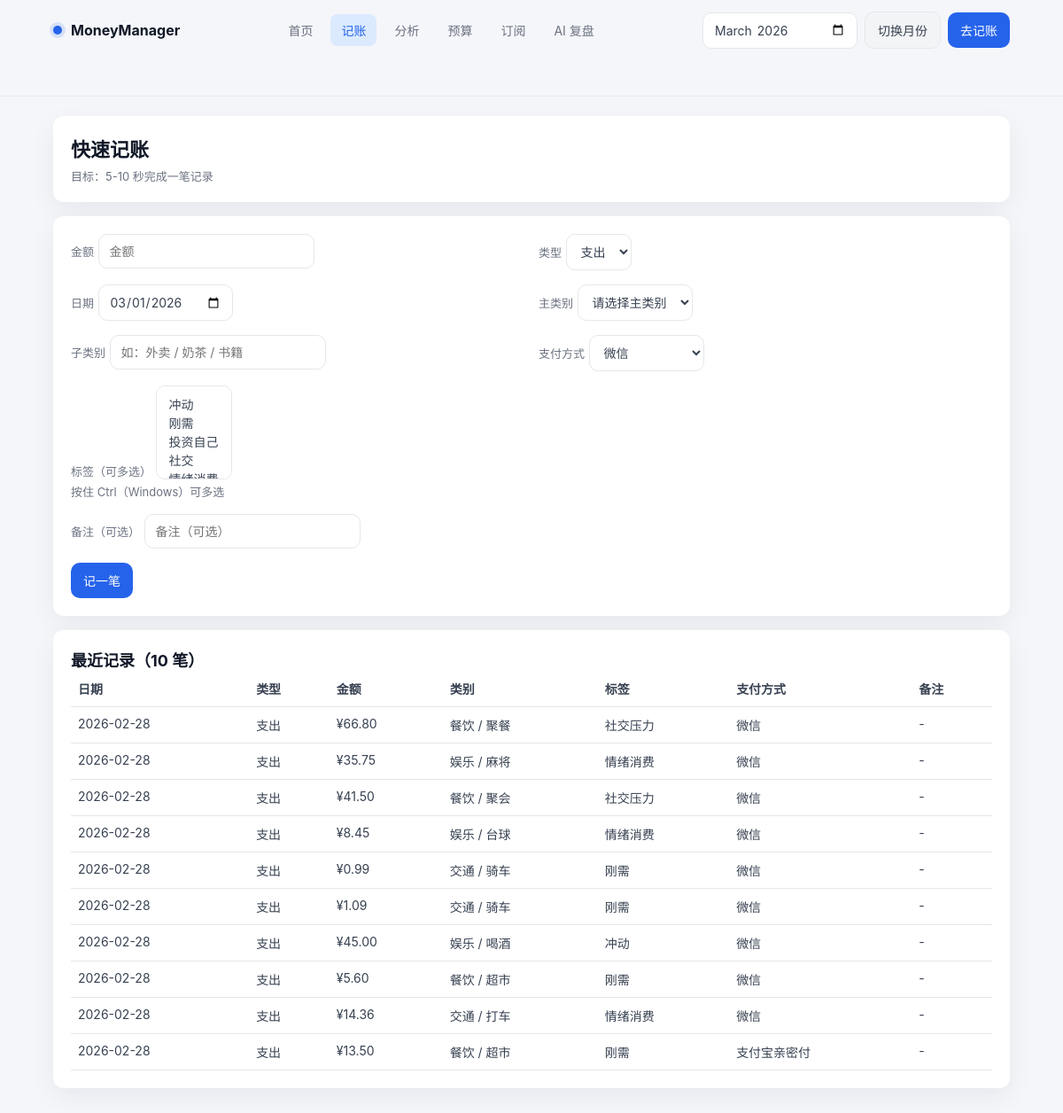
The app's page /add, older data.
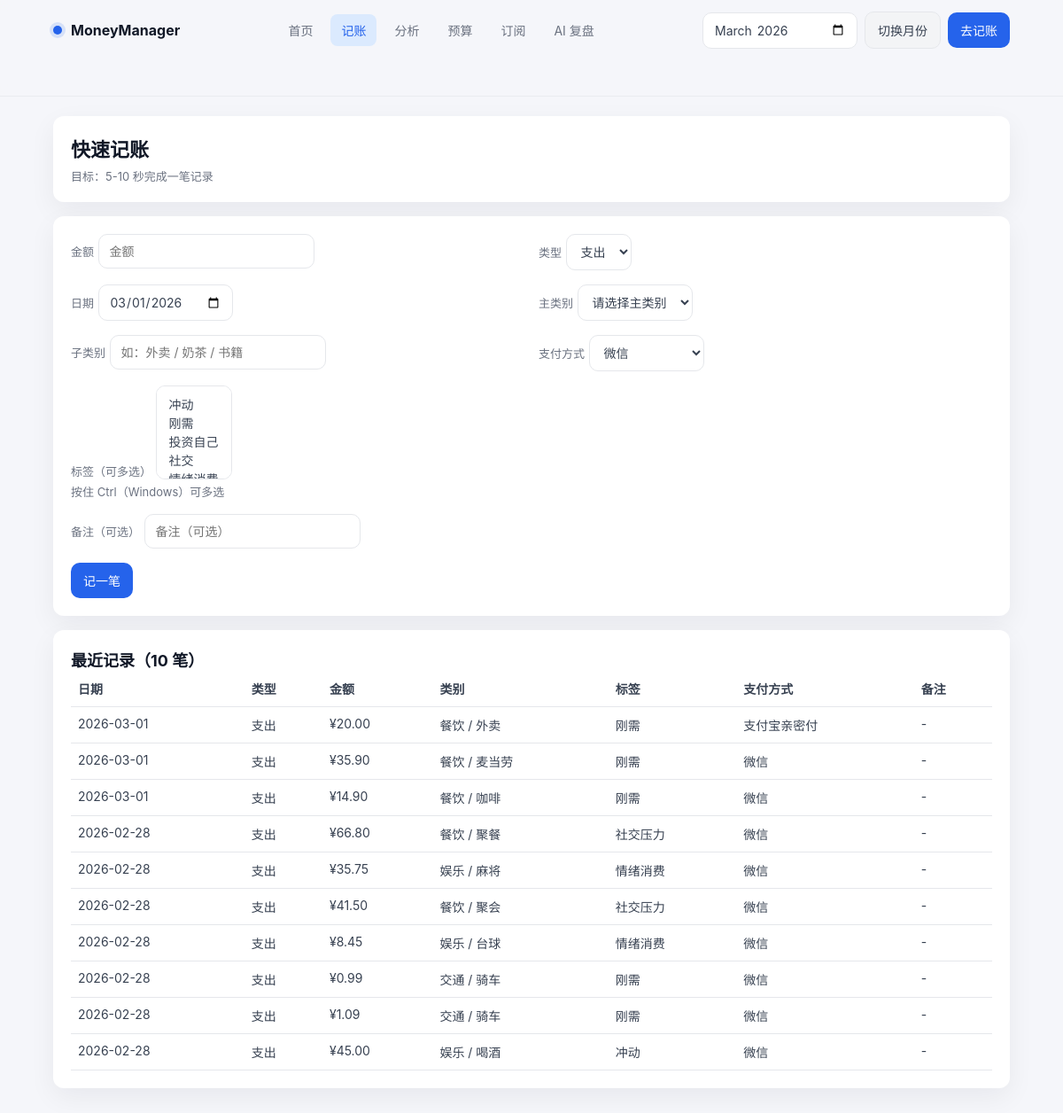
The same page, newer data.
### tables this page shows
CREATE TABLE transactions (
                id INTEGER PRIMARY KEY AUTOINCREMENT,
                amount REAL NOT NULL,
                type TEXT CHECK(type IN ('income', 'expense')) NOT NULL,
                date TEXT NOT NULL,
                category_main TEXT NOT NULL,
                category_sub TEXT,
                tags TEXT,
                payment_method TEXT CHECK(payment_method IN ('wechat', 'alipay_family', 'bank')),
                note TEXT,
                created_at TEXT DEFAULT CURRENT_TIMESTAMP
            );

### app.py (the view, shortened to what this page needs)
    @app.route("/add", methods=["GET", "POST"])
    def add_transaction_page():
        success = request.args.get("success")
        recent_records = get_recent_transactions(limit=10)
        month = date.today().strftime("%Y-%m")
        return render_template(
            "add.html",
            active_page="add",
            month=month,
            today=date.today().isoformat(),
            success=success,
            category_options=CATEGORY_OPTIONS,
            tag_options=TAG_OPTIONS,
            recent_records=recent_records,
        )

### database.py (called while the page is built)
def get_connection() -> sqlite3.Connection:
    conn = sqlite3.connect(DB_PATH)
    conn.row_factory = sqlite3.Row
    return conn

def get_recent_transactions(limit: int = 10) -> list[dict]:
    with get_connection() as conn:
        rows = conn.execute(
            """
            SELECT
                id,
                amount,
                type,
                date,
                category_main,
                category_sub,
                tags,
                payment_method,
                note,
                created_at
            FROM transactions
            ORDER BY date DESC, id DESC
            LIMIT ?
            """,
            (limit,),
        ).fetchall()
    result = []
    for row in rows:
        item = dict(row)
        item["tags"] = json.loads(item["tags"]) if item.get("tags") else []
        result.append(item)
    return result

### templates/add.html (shortened to what the changed rows need)
<!doctype html>
<html lang="zh-CN">
  <head>
    <link rel="stylesheet" href="{{ url_for('static', filename='css/app.css') }}" />
  </head>
  <body>
    <main class="app-shell">
      <div class="page">
        <section class="panel">
          <h1 class="page-title">快速记账</h1>
        </section>
      <section class="panel">
        <h2 class="page-title" style="font-size: 18px;">最近记录（10 笔）</h2>
        <div class="table-wrap">
        <table>
          <thead>
            <tr>
              <th>日期</th>
              <th>类型</th>
              <th>金额</th>
              <th>类别</th>
              <th>标签</th>
              <th>支付方式</th>
              <th>备注</th>
            </tr>
          </thead>
          <tbody>
            {% if recent_records %}
              {% for row in recent_records %}
              <tr>
                <td>{{ row.date }}</td>
                <td>{{ '支出' if row.type == 'expense' else '收入' }}</td>
                <td class="{{ row.type }}">¥{{ '%.2f'|format(row.amount) }}</td>
                <td>{{ row.category_main }}{% if row.category_sub %} / {{ row.category_sub }}{% endif %}</td>
                <td>{{ row.tags | join('、') if row.tags else '-' }}</td>
                <td>
                  {% if row.payment_method == 'wechat' %}
                    微信
                  {% elif row.payment_method == 'alipay_family' %}
                    支付宝亲密付
                  {% elif row.payment_method == 'bank' %}
                    银行卡
                  {% else %}
                    -
                  {% endif %}
                </td>
                <td>{{ row.note if row.note else '-' }}</td>
              </tr>
              {% endfor %}
            {% else %}
            <tr>
              <td colspan="7">暂无记录，先记第一笔吧。</td>
            </tr>
            {% endif %}
          </tbody>
        </table>
        </div>
      </section>
      </div>
    </main>
  </body>
</html>

Row changes from the older to the newer data that the page shows:
no longer on this page (row unchanged): transactions: date "2026-02-28", type "支出", amount "5.60", category_main "餐饮", category_sub "超市", tags "刚需", payment_method "微信", note "-"
no longer on this page (row unchanged): transactions: date "2026-02-28", type "支出", amount "14.36", category_main "交通", category_sub "打车", tags "情绪消费", payment_method "微信", note "-"
no longer on this page (row unchanged): transactions: date "2026-02-28", type "支出", amount "13.50", category_main "餐饮", category_sub "超市", tags "刚需", payment_method "支付宝亲密付", note "-"
added transactions: date "2026-03-01", type "支出", amount "20.00", category_main "餐饮", category_sub "外卖", tags "刚需", payment_method "支付宝亲密付", note "-"
added transactions: date "2026-03-01", type "支出", amount "35.90", category_main "餐饮", category_sub "麦当劳", tags "刚需", payment_method "微信", note "-"
added transactions: date "2026-03-01", type "支出", amount "14.90", category_main "餐饮", category_sub "咖啡", tags "刚需", payment_method "微信", note "-"
